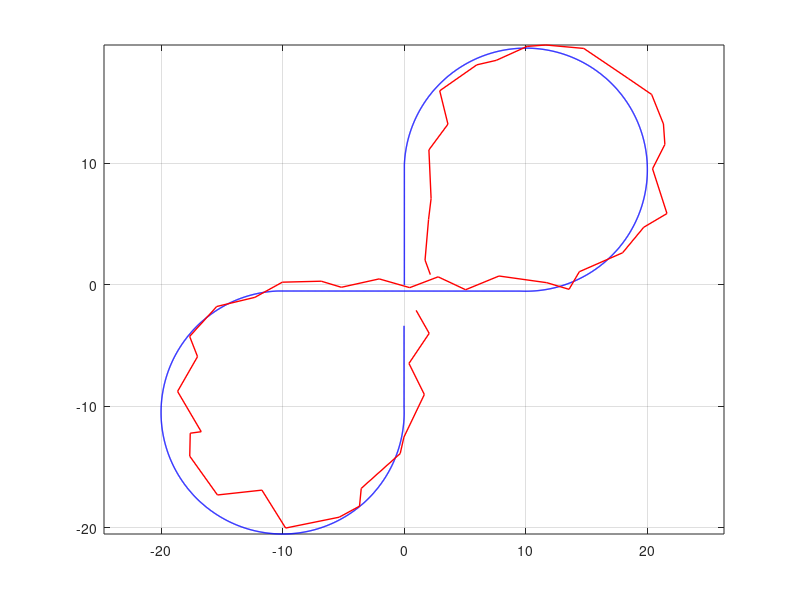
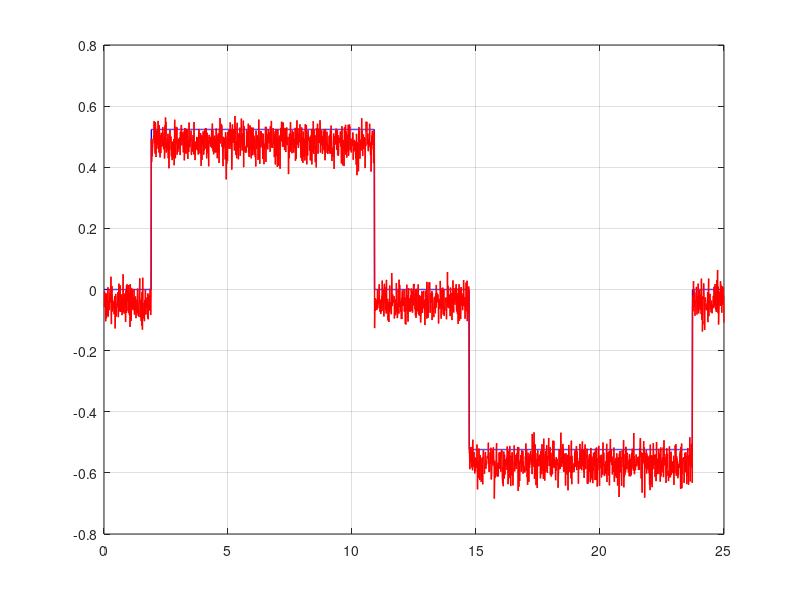
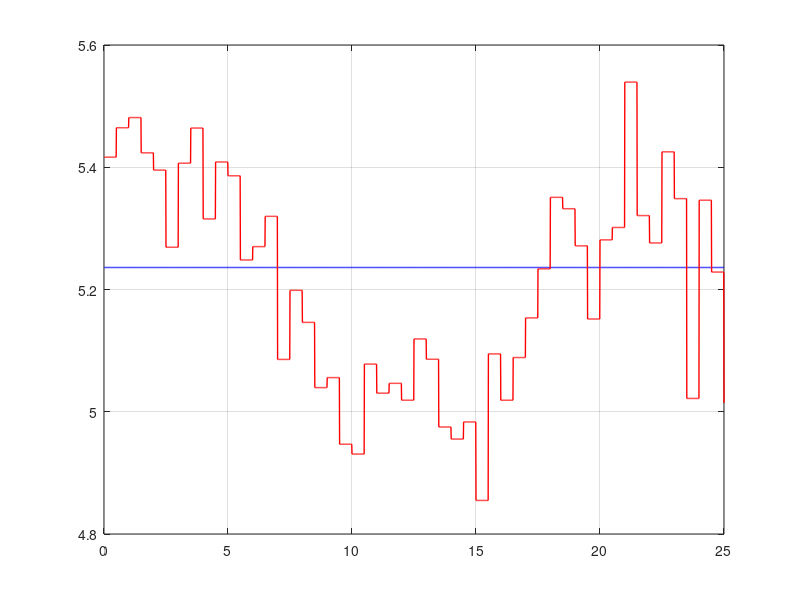
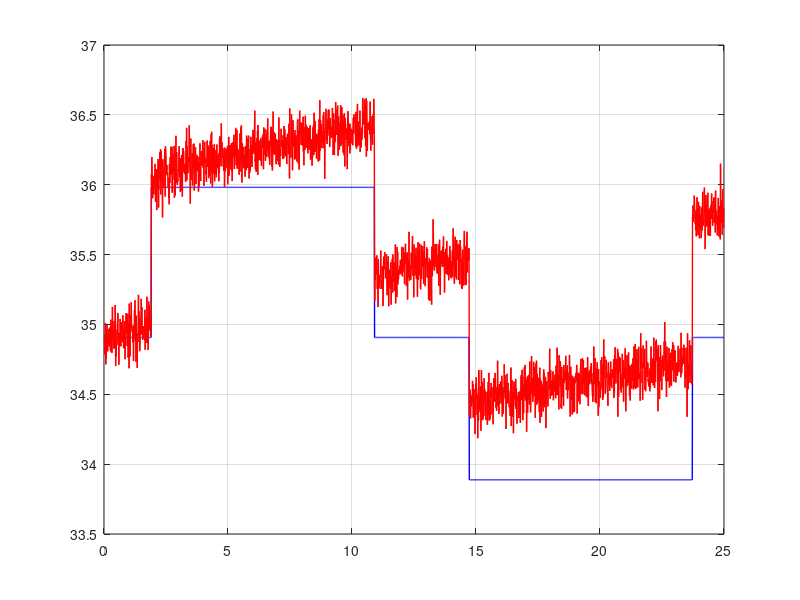

The MATLAB source for these figures, in order:
close all
clear
lf = 0.4;
lr = 0.4;
lw = 0.6;
a = 0.05; % nkr wheel scaling for drawing purpose
rw = 0.15;
dt = 0.01;
simTime = 25;
nSim = simTime / dt;


%% Arrays init
Time = zeros(nSim, 1);
% NKR params
V = zeros(nSim, 1);
Anr = zeros(nSim, 1);
Heading = zeros(nSim, 1);
X = zeros(nSim, 1);
Y = zeros(nSim, 1);
w = zeros(nSim, 4);
gamma = zeros(nSim, 2);
betta = zeros(nSim, 5);
% Measurements
odo_w = zeros(nSim, 4);
gps_pos = zeros(nSim, 2);
gps_vel = zeros(nSim, 2);
gyro_anr = zeros(nSim, 1);
odo_gamma = zeros(nSim, 2);

odo_coords = zeros(nSim, 3);
% store navigation solution

V1 = zeros(nSim, 1);
V2 = zeros(nSim, 1);
V3 = zeros(nSim, 1);
V4 = zeros(nSim, 1);

trajPhase = 1;
trajConst = 1.91;
trajTimer = 1.91;

odoX = 0;
odoY = 0;
odoHeading = 0;


%% Measurement errors parameters
odometer_error = 0.03; % percent (max error)
odometer_noise = 0.1; % rad/sec
gps_pos_error = 2.0; % meters (max error)
gps_pos_noise = 0.75; % meters
gps_vel_error = 0.2; % m/s (max error)
gps_vel_noise = 0.1; % m/s
gyro_bias = normrnd(0, 0.1); % rad/s
gyro_noise = 2*pi/180; % rad/s
odo_gamma_noise = 0.002; % rad


%% Main cycle
for i = 1:nSim
    Time(i) = i * dt;
    V(i) = 5.236; % constant velocity
    %% Motion setup
    if Time(i) >= trajTimer
        trajPhase = trajPhase + 1;
        if rem(trajPhase, 2) == 0
            trajTimer = trajTimer + 9; % 9 seconds for rotation arc
        else
            trajTimer = trajTimer + 2*trajConst; % 3.82 seconds for straight line
        end
    end
    gamma_mean = 0;
    if rem(trajPhase, 2) ~= 0 % odd phase
        Anr(i) = 0;
        gamma(i,:) = [0, 0];
    else                        % even phase
        if rem(trajPhase, 4) == 2
%             Anr(i) = pi/6; % turn right on every 2nd phase
            gamma_mean = 0.0799;% will be equal to 0.5236 rad/s
            gamma(i,1) = gamma_mean - gamma_mean^2*lw/(lf+lr);
            gamma(i,2) = gamma_mean + gamma_mean^2*lw/(lf+lr);
        else
%             Anr(i) = -pi/6; % turn left on every 4th phase
            gamma_mean = -0.0799; % will be equal to -0.5236 rad/s
            gamma(i,1) = gamma_mean - gamma_mean^2*lw/(lf+lr);
            gamma(i,2) = gamma_mean + gamma_mean^2*lw/(lf+lr);
        end
    end
    %% Wheels kinematics
    % Linear speed of each wheel
    V1(i) = V(i); V2(i) = V(i); V3(i) = V(i); V4(i) = V(i);
    A1 = 0; A2 = 0; A3 = 0; A4 = 0;
       
    Vxb = 0.25 * ( V(i)*cos(gamma(i,1)) + V(i)*cos(gamma(i,2)) + V(i) + V(i));
    Vyb = 0.25 * ( V(i)*sin(gamma(i,1)) + V(i)*sin(gamma(i,2)));
    betta(i) = atan(Vyb/Vxb);
    Anr(i) = V(i)*cos(betta(i))*tan(gamma_mean) / (lf + lr);
    Rc = abs(V(i) / Anr(i));
    
    % If robot is turning - they differ
    if rem(trajPhase, 2) == 0
        V1(i) = abs(Anr(i)) * sqrt(lf^2 + ( Rc + lw/2 * sign(Anr(i)))^2);
        V2(i) = abs(Anr(i)) * sqrt(lf^2 + ( Rc - lw/2 * sign(Anr(i)))^2);
        V3(i) = abs(Anr(i)) * sqrt(lf^2 + ( Rc + lw/2 * sign(Anr(i)))^2);
        V4(i) = abs(Anr(i)) * sqrt(lf^2 + ( Rc - lw/2 * sign(Anr(i)))^2);
    end
    w(i,:) = [V1(i)/rw V2(i)/rw V3(i)/rw V4(i)/rw];

    %% True model parameters
    if i == 1
        X(i) = 0;
        Y(i) = 0;
        Heading(i) = 0;
    else
        Heading(i) = Heading(i-1) + Anr(i)*dt;
        X(i) = X(i-1) + V(i)*cos(Heading(i) + betta(i))*dt;
        Y(i) = Y(i-1) + V(i)*sin(Heading(i) + betta(i))*dt;
    end  

    %% Measurements model
    % Odometer errors
    odo_error1 = odometer_error * sin(Time(i)/25);
    odo_error2 = odometer_error * sin(Time(i)/18);
    odo_error3 = odometer_error * sin(Time(i)/11);
    odo_error4 = odometer_error * sin(Time(i)/8);
    odo_w(i,:) = [w(i,1) * (1 + odo_error1) + normrnd(0, odometer_noise),...
        w(i,2) * (1 + odo_error2) + normrnd(0, odometer_noise),...
        w(i,3) * (1 + odo_error3) + normrnd(0, odometer_noise),...
        w(i,4) * (1 + odo_error4) + normrnd(0, odometer_noise)];
    gamma_error = gamma_mean + normrnd(0, odo_gamma_noise);
    odo_gamma(i,1) = gamma_error - gamma_error^2*lw/(lf+lr);
    odo_gamma(i,2) = gamma_error + gamma_error^2*lw/(lf+lr);
    % GPS position errors
    if rem(i, 50) == 0 || i == 1
        gps_pos_errorX = gps_pos_error * sin(Time(i)/25);
        gps_pos_errorY = gps_pos_error * cos(Time(i)/35);
        gps_pos(i,:) = [X(i) + gps_pos_errorX + normrnd(0, gps_pos_noise),...
        Y(i) + gps_pos_errorY + normrnd(0, gps_pos_noise)];
        % GPS velocity errors
        gps_vel_errorX = gps_vel_error * cos(Time(i)/15);
        gps_vel_errorY = gps_vel_error * sin(Time(i)/8);
        gps_vel(i,:) = [V(i)*cos(Heading(i)) + gps_vel_errorX + normrnd(0, gps_vel_noise),...
        V(i)*sin(Heading(i)) + gps_vel_errorY + normrnd(0, gps_vel_noise)];
    else
        gps_pos(i,:) = gps_pos(i-1,:);
        gps_vel(i,:) = gps_vel(i-1,:);
    end
    % Gyroscope errors
    gyro_anr(i) = Anr(i) + gyro_bias + normrnd(0, gyro_noise);
    %% Baseline model

end



figure('Name', 'Robot trajectory');
plot(Y,X, 'b', 'LineWidth', 1.0)
axis equal
grid on
hold on
plot(gps_pos(:,2), gps_pos(:,1), 'r', 'LineWidth', 1.0)

figure('Name', 'Robot rotation velocity');
plot(Time, Anr, 'b', 'LineWidth', 1.0)
grid on
hold on
plot(Time, gyro_anr, 'r', 'LineWidth', 1.0)

figure('Name', 'Robot velocity');
plot(Time, V, 'b', 'LineWidth', 1.0)
grid on
hold on
plot(Time, sqrt(gps_vel(:,1).^2 + gps_vel(:,2).^2), 'r', 'LineWidth', 1.0)

figure('Name', 'Encoder readings');
plot(Time, w(:,1), 'b', 'LineWidth', 1.0)
grid on
hold on
plot(Time, odo_w(:,1), 'r', 'LineWidth', 1.0)

figure('Name', 'Gamma readings');
plot(Time, gamma(:,1), 'b', 'LineWidth', 1.0)
grid on
hold on
plot(Time, gamma(:,2), 'r', 'LineWidth', 1.0)
plot(Time, odo_gamma(:,1), '--b', 'LineWidth', 1.0)
plot(Time, odo_gamma(:,2), '--r', 'LineWidth', 1.0)

clearvars -except odo_gamma Time odo_w gps_vel gps_pos gyro_anr
